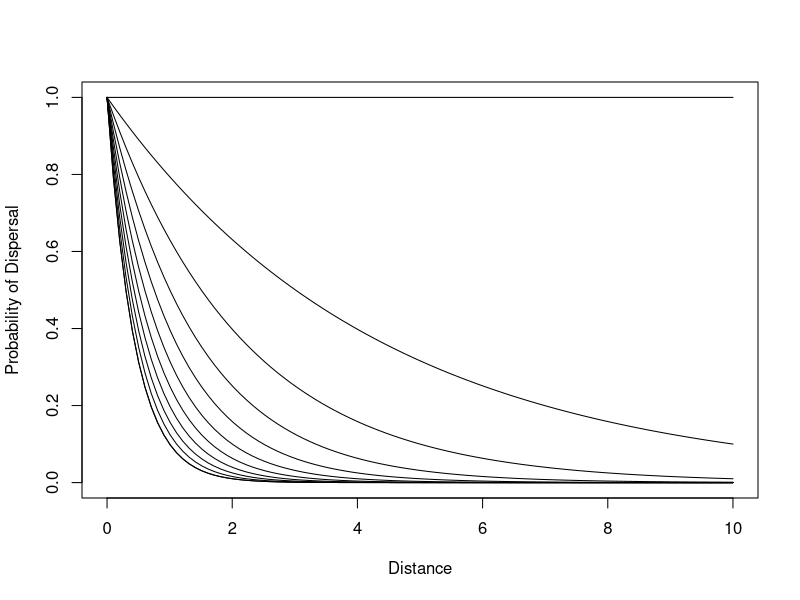
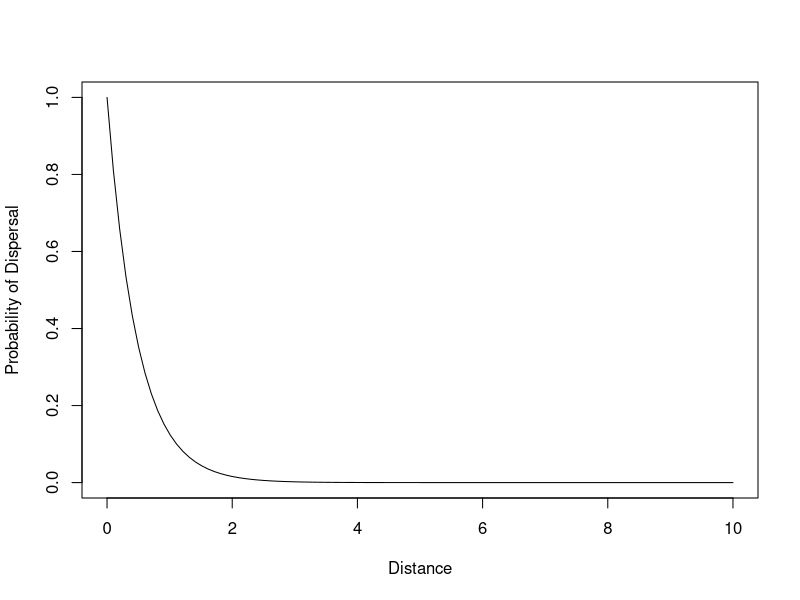
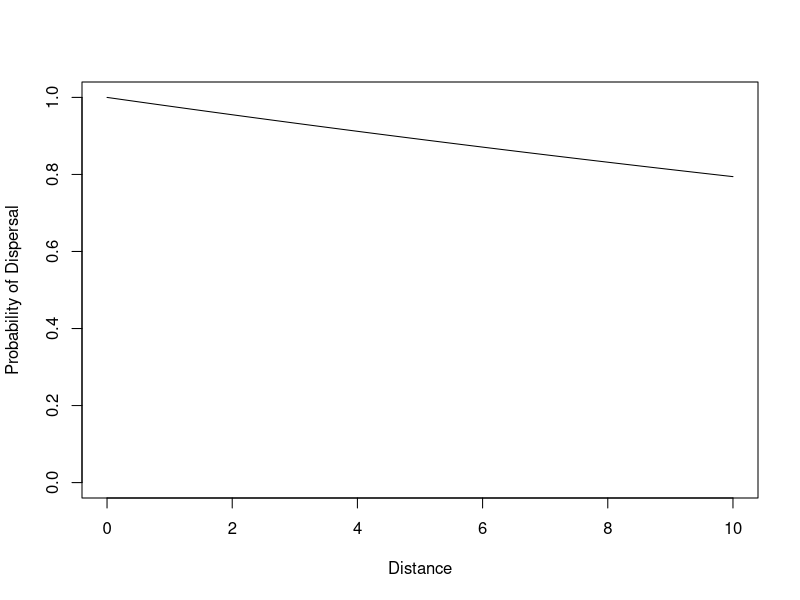

R code for these plots, in order:
kernel <- function(x, k){
  return(10^((-k) * x))
}

pdf("dispersal_kernel_family.pdf", width = 6, height = 4)
curve(expr = kernel(x, k=1), from = 0, to = 10, n = 100, type = "l",xlab = "Distance", ylab = "Probability of Dispersal")
for(k in 0:10/10){
  curve(expr = kernel(x, k=k), from = 0, to = 10, n = 100, type = "l", add = TRUE)
  
}
dev.off()

pdf("dispersal_kernel_0.9.pdf", width = 6, height = 4)
curve(expr = kernel(x, k=0.9), from = 0, to = 10, n = 100, type = "l",xlab = "Distance", ylab = "Probability of Dispersal")
dev.off()

pdf("dispersal_kernel_0.01.pdf", width = 6, height = 4)
curve(expr = kernel(x, k=0.01), 
      from = 0, to = 10, n = 100, 
      type = "l", xlab = "Distance", 
      ylab = "Probability of Dispersal", ylim = c(0,1))
dev.off()

